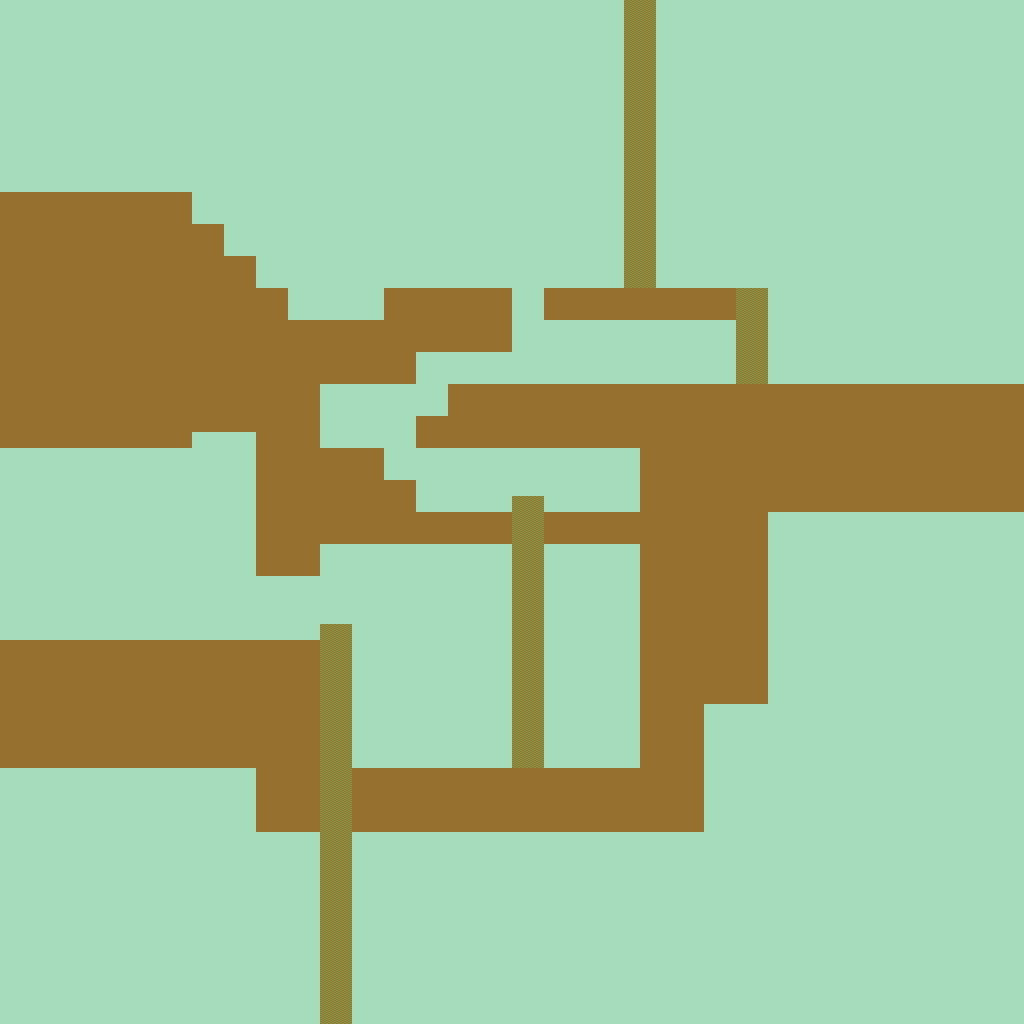

Tiled map render using the project's own tile images. Description and the map definition, with tile-layer contents summarised, below:
An orthogonal 128x128 tile map with 8x8 px tiles, 1 tile layer (Tile Layer 1).

<map version="1.8" tiledversion="1.8.4" orientation="orthogonal" renderorder="right-down" width="128" height="128" tilewidth="8" tileheight="8" infinite="0" nextlayerid="2" nextobjectid="1">
 <editorsettings>
  <export target="../src/assets/tilemaps/map.json" format="json" />
 </editorsettings>
 <tileset firstgid="1" source="tiles.tsx" />
 <layer id="1" name="Tile Layer 1" width="128" height="128">
  <data>[16384 cells, 16384 non-empty, 3 distinct tile ids]</data>
 </layer>
</map>